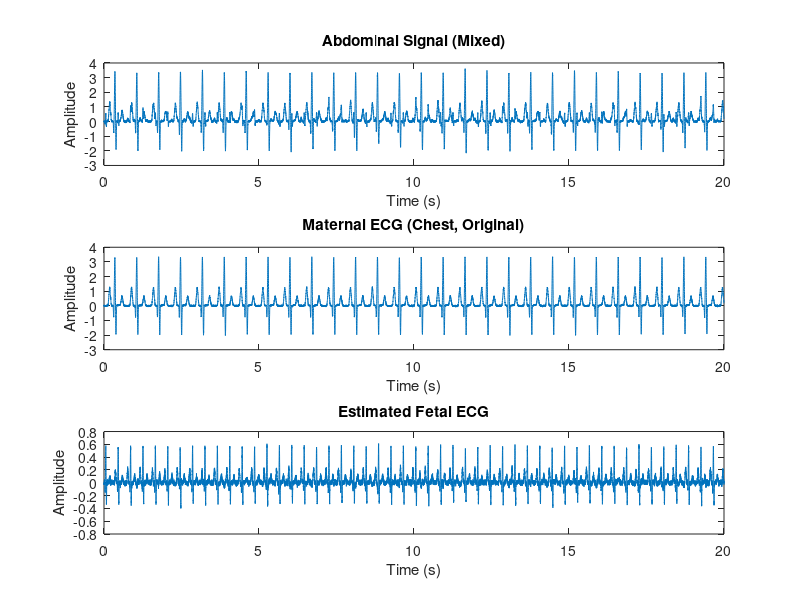

Reproduce this figure in MATLAB.
% Load problem2.mat to have access to variables abd_sig1 and mhb_ahead
load('problem2.mat');

% The sampling rate is 1000 Hz
FS = 1000;

% Calculate sample timing vector in seconds starting from 0
N = length(abd_sig1);
t = (0:N-1) / FS;

% Estimate the time lag using cross correlation
% Calculate cross correlation using the xcorr function and then
% use the max function to find the lag giving maximal correlation
[correlation, lags] = xcorr(abd_sig1, mhb_ahead, 'normalized');
[~, d] = max(abs(correlation));  % Find the index of maximum correlation
d = lags(d);  % The time shift (lag) that gives maximum correlation

% Shift the chest ECG mhb_ahead back in time d samples, padding with nearest value
mhb = [repmat(mhb_ahead(1), d, 1); mhb_ahead(1:end-d)];


% Estimate the mixing coefficient c2 using the scalar projection formula
c2 = (mhb' * abd_sig1) / (mhb' * mhb);

% Calculate the fetal ECG by cancelling out the scaled mother's ECG using projection-based estimation coefficient
fetus = abd_sig1 - c2 * mhb;

% Plotting the results for visualization
figure;
subplot(3,1,1);
plot(t, abd_sig1);
title('Abdominal Signal (Mixed)');
xlabel('Time (s)');
ylabel('Amplitude');

subplot(3,1,2);
plot(t, mhb_ahead);
title('Maternal ECG (Chest, Original)');
xlabel('Time (s)');
ylabel('Amplitude');

subplot(3,1,3);
plot(t, fetus);
title('Estimated Fetal ECG');
xlabel('Time (s)');
ylabel('Amplitude');
